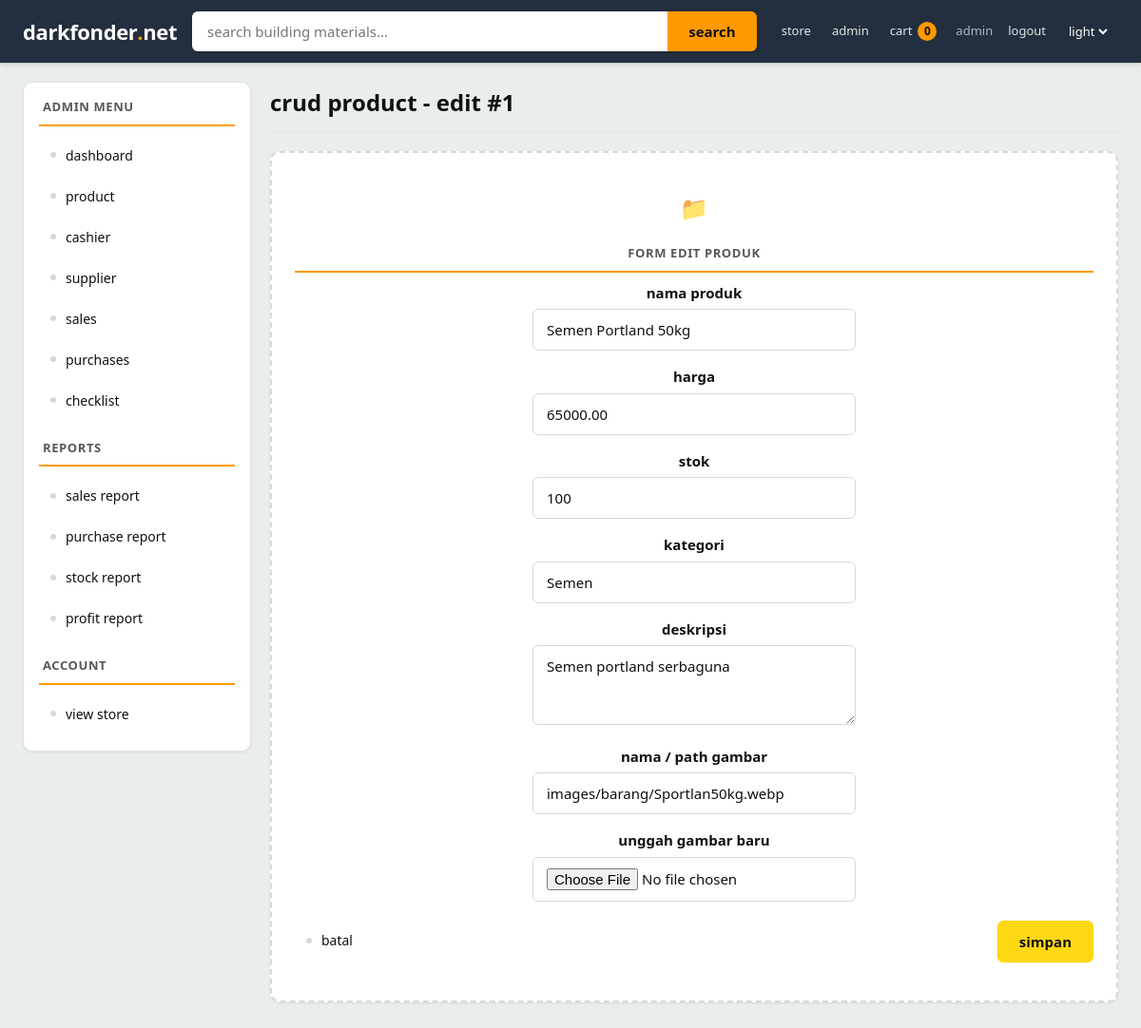
The app's page /admin/product/editproduct.php?id=1 (signed in) with its own data.
### tables this page shows
CREATE TABLE products (
    id INT AUTO_INCREMENT PRIMARY KEY,
    category_id INT DEFAULT NULL,
    code VARCHAR(50) DEFAULT NULL,
    name VARCHAR(150) NOT NULL UNIQUE,
    price DECIMAL(15,2) NOT NULL DEFAULT 0.00,
    stock INT NOT NULL DEFAULT 0,
    minimum_stock INT NOT NULL DEFAULT 0,
    category VARCHAR(50) NOT NULL DEFAULT 'General',
    description TEXT,
    unit VARCHAR(50) DEFAULT 'pcs',
    image VARCHAR(255) DEFAULT 'images/glock17.png',
    status VARCHAR(50) NOT NULL DEFAULT 'active'
);

### admin/product/editproduct.php (the view, shortened to what this page needs)
<?php
require_once __DIR__ . '/../../config/database.php';
$id = (int) ($_GET['id'] ?? 0);
$name = '';
$price = '';
$stock = '';
$category = '';
$description = '';
$image = '';
if ($_SERVER['REQUEST_METHOD'] === 'POST') {
    csrf_verify();
    $id = (int) ($_POST['id'] ?? 0);
    $name = trim($_POST['name'] ?? '');
    $price = trim((string) ($_POST['price'] ?? ''));
    $stock = trim((string) ($_POST['stock'] ?? ''));
    $category = trim($_POST['category'] ?? '');
    $description = trim($_POST['description'] ?? '');
    $image = trim($_POST['image'] ?? '');
    if (isset($_FILES['imagefile']) && $_FILES['imagefile']['error'] === UPLOAD_ERR_OK) {
        $filename = basename($_FILES['imagefile']['name']);
        $targetdir = __DIR__ . '/../../images/';
        $targetfile = $targetdir . $filename;
        if (move_uploaded_file($_FILES['imagefile']['tmp_name'], $targetfile)) {
            $image = 'images/' . $filename;
        }
    }
    if ($image === '') {
        $image = 'images/glock17.png';
    } elseif (strpos($image, 'images/') !== 0 && !preg_match('#^https?://#', $image)) {
        $image = 'images/' . $image;
    }
    if ($id <= 0 || $name === '') {
        $error = 'nama produk wajib diisi.';
    } elseif (mb_strlen($name) > 100) {
        $error = 'nama produk maksimal 100 karakter.';
    } elseif ($price === '' || !is_numeric($price) || (float) $price < 0) {
        $error = 'harga wajib angka >= 0.';
    } elseif ($stock === '' || !ctype_digit($stock)) {
        $error = 'stok wajib angka bulat >= 0.';
    } else {
        $colcheck = mysqli_query($koneksi, "SHOW COLUMNS FROM products LIKE 'image'");
        if ($colcheck && mysqli_num_rows($colcheck) === 0) {
            mysqli_query($koneksi, "ALTER TABLE products ADD COLUMN image VARCHAR(255) DEFAULT 'images/glock17.png'");
        }
        $stmt = mysqli_prepare($koneksi, 'UPDATE products SET name = ?, price = ?, stock = ?, category = ?, description = ?, image = ? WHERE id = ?');
        if ($stmt) {
            mysqli_stmt_bind_param($stmt, 'sdisssi', $name, $price, $stock, $category, $description, $image, $id);
            if (mysqli_stmt_execute($stmt)) {
                header('Location: product.php?status=edit');
                exit;
            }
        }
        $error = 'gagal mengubah produk.';
    }
} else {
    $stmt = mysqli_prepare($koneksi, 'SELECT * FROM products WHERE id = ?');
    $row = null;
    if ($stmt) {
        mysqli_stmt_bind_param($stmt, 'i', $id);
        mysqli_stmt_execute($stmt);
        $res = mysqli_stmt_get_result($stmt);
        if ($res) {
            $row = mysqli_fetch_assoc($res);
        }
    }
    $name = $row['name'];
    $price = $row['price'];
    $stock = $row['stock'];
    $category = $row['category'];
    $description = $row['description'];
    $image = $row['image'] ?? 'images/glock17.png';
}
?>
<!DOCTYPE html>
<html lang="en">
<head>
    <link rel="stylesheet" href="../../assets/style.css?v=3">
</head>
<body class="marketpage themelight">
    <?php require __DIR__ . '/../../partials/topbar.php'; ?>
    <div class="layout">
        <?php require __DIR__ . '/../../partials/sidebaradmin.php'; ?>
        <div class="content">
            <div class="heading">crud product - edit #<?= (int) $id ?></div>
            <div class="emptybox formbox">
                <div class="sidetitle">form edit produk</div>
                <form method="post" action="editproduct.php?id=<?= (int) $id ?>" class="form" enctype="multipart/form-data">
                    <div class="formrow">
                        <label class="formlabel" for="name">nama produk</label>
                        <input class="forminput" type="text" id="name" name="name" maxlength="100" value="<?= htmlspecialchars($name) ?>" required>
                    </div>
                    <div class="formrow">
                        <label class="formlabel" for="price">harga</label>
                        <input class="forminput" type="number" id="price" name="price" step="0.01" min="0" value="<?= htmlspecialchars($price) ?>" required>
                    </div>
                    <div class="formrow">
                        <label class="formlabel" for="stock">stok</label>
                        <input class="forminput" type="number" id="stock" name="stock" min="0" value="<?= htmlspecialchars($stock) ?>" required>
                    </div>
                    <div class="formrow">
                        <label class="formlabel" for="category">kategori</label>
                        <input class="forminput" type="text" id="category" name="category" maxlength="50" value="<?= htmlspecialchars($category) ?>" required>
                    </div>
                    <div class="formrow">
                        <label class="formlabel" for="description">deskripsi</label>
                        <textarea class="forminput" id="description" name="description" rows="3"><?= htmlspecialchars($description) ?></textarea>
                    </div>
                    <div class="formrow">
                        <label class="formlabel" for="image">nama / path gambar</label>
                        <input class="forminput" type="text" id="image" name="image" value="<?= htmlspecialchars($image) ?>">
                    </div>
                    <div class="formrow">
                        <label class="formlabel" for="imagefile">unggah gambar baru</label>
                        <input class="forminput" type="file" id="imagefile" name="imagefile">
                    </div>
                    <div class="btnwrap">
                        <a href="product.php" class="sidelink">batal</a>
                        <button type="submit" class="enterbtn">simpan</button>
                    </div>
                </form>
            </div>
        </div>
    </div>
</body>
</html>

### assets/style.css (style rules this page uses)
* { box-sizing: border-box; }
:root { --bgpage: #EAEDED; --bgpanel: #232F3E; --bgpanel2: #131921; --bgcard: #FFFFFF; --bginput: #FFFFFF; --bgsoft: #F7F8F8; --bgsoft2: #F0F2F2; --border: #E3E6E6; --borderstrong: #D5D9D9; --textmain: #0F1111; --textdim: #565959; --textmute: #6B7280; --linkcolor: #007185; --linkhover: #C7511F; --brand: #FFFFFF; --branddark: #232F3E; --accent: #FF9900; --accentdark: #E77600; --danger: #B12704; --success: #067D62; --btnbg: #FFD814; --btnborder: #FCD200; --btntext: #0F1111; --btnsecondary: #FFFFFF; --btnsecondaryborder: #D5D9D9; --tableheader: #F0F2F2; --shadow: 0 1px 3px rgba(15,17,17,0.08); --shadowhover: 0 4px 14px rgba(15,17,17,0.14); --radius: 10px; --radius-sm: 6px; --font: "Segoe UI", "Helvetica Neue", Arial, sans-serif; }
body { margin: 0; padding: 0; font-family: var(--font); font-size: 16px; line-height: 1.5; background-color: var(--bgpage); color: var(--textmain); -webkit-font-smoothing: antialiased; }
a { color: var(--linkcolor); text-decoration: none; }
.form { margin: 0; }
.btnwrap { display: flex; justify-content: space-between; align-items: center; margin-top: 20px; flex-wrap: wrap; gap: 10px; }
.enterbtn { background-color: var(--btnbg); color: var(--btntext); border: 1px solid var(--btnborder); border-radius: var(--radius-sm); padding: 11px 22px; font-size: 15px; font-weight: 700; cursor: pointer; font-family: var(--font); transition: background-color 0.15s ease, transform 0.1s ease; }
.marketpage { background-color: var(--bgpage); color: var(--textmain); min-height: 100vh; }
.layout { display: flex; min-height: calc(100vh - 68px); max-width: 1320px; margin: 0 auto; gap: 20px; padding: 20px 24px 40px; }
.sidetitle { font-size: 13px; font-weight: 700; margin: 20px 0 10px; color: var(--textdim); text-transform: uppercase; letter-spacing: 0.6px; padding: 0 4px 8px; border-bottom: 2px solid var(--accent); }
.sidelink { display: flex; align-items: center; gap: 10px; color: var(--textmain); text-decoration: none; font-size: 14px; margin-bottom: 2px; padding: 10px 12px; border-radius: var(--radius-sm); transition: background-color 0.12s ease, color 0.12s ease, padding-left 0.12s ease; position: relative; }
.sidelink::before { content: ""; width: 6px; height: 6px; border-radius: 50%; background-color: var(--borderstrong); flex-shrink: 0; transition: background-color 0.12s ease, transform 0.12s ease; }
.content { flex: 1; background-color: transparent; border: none; padding: 0; min-width: 0; }
.heading { font-size: 24px; font-weight: 700; color: var(--textmain); margin: 4px 0 20px; padding-bottom: 12px; border-bottom: 1px solid var(--border); background: none; border-left: none; border-right: none; border-top: none; text-align: left; }
.emptybox { border: 2px dashed var(--borderstrong); border-radius: var(--radius); padding: 40px 24px; background-color: var(--bgcard); text-align: center; color: var(--textdim); font-size: 15px; box-shadow: var(--shadow); }
.emptybox::before { content: "📁 "; display: block; font-size: 24px; margin-bottom: 8px; }
.formbox { margin: 0; }
.formrow { margin-bottom: 16px; }
.formlabel { display: block; font-size: 15px; font-weight: 600; color: var(--textmain); margin-bottom: 6px; }
.forminput { width: 100%; max-width: 340px; padding: 11px 14px; border: 1px solid var(--borderstrong); border-radius: var(--radius-sm); font-size: 15px; background-color: var(--bginput); color: var(--textmain); font-family: var(--font); }

### records on screen
products: name "Semen Portland 50kg", price "65000.00", stock "100", category "Semen", description "Semen portland serbaguna", image "images/barang/Sportlan50kg.webp"

### other values on screen
$topbarcartcount "0"
$topuser "admin"
$id "1"
